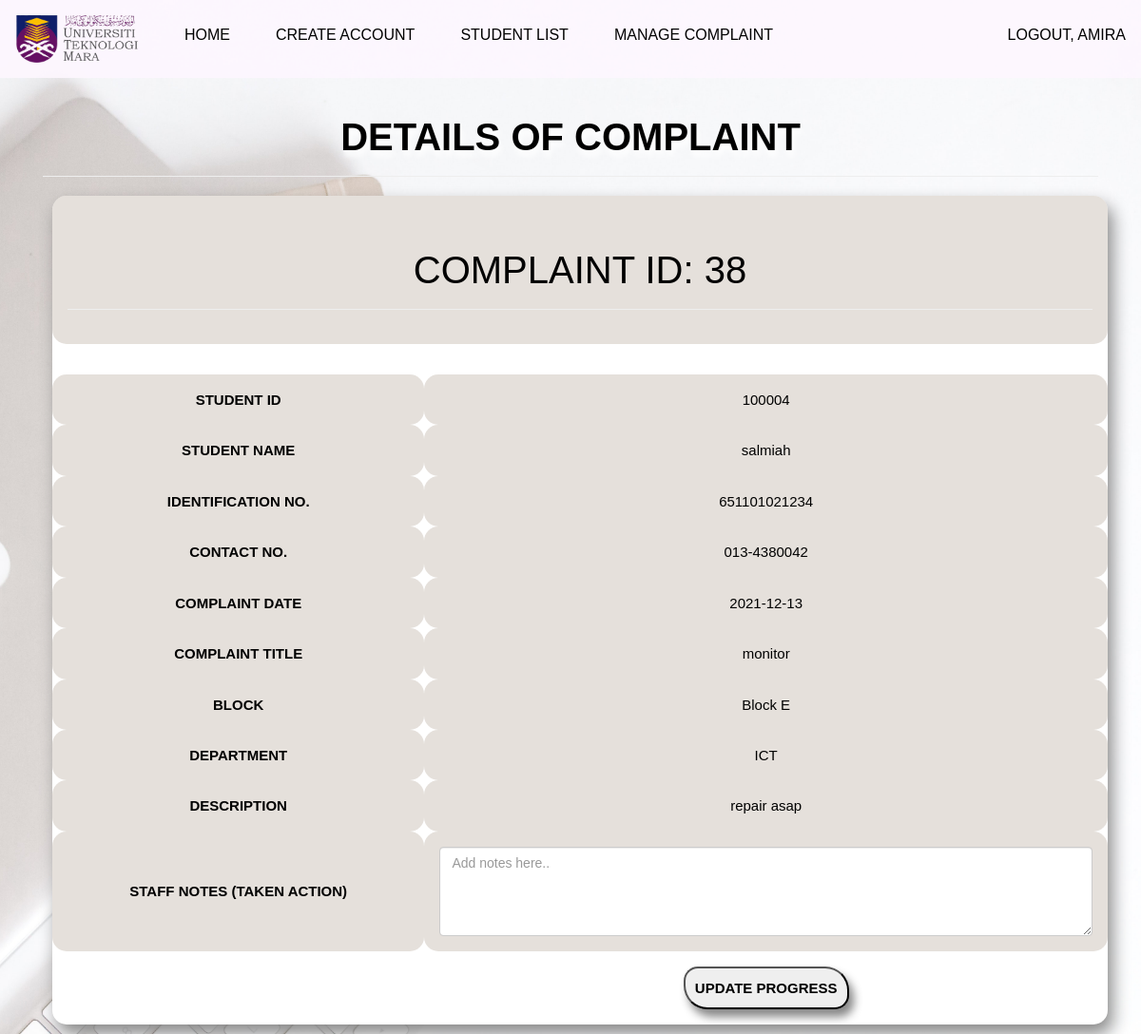
/users/viewcomplaint.php?id=38 (signed in), run on the app's committed database.
### tables this page shows
CREATE TABLE `staff` (
  `sid` int(100) NOT NULL,
  `sname` text NOT NULL,
  `semail` varchar(100) NOT NULL,
  `susername` varchar(100) NOT NULL,
  `spassword` varchar(100) NOT NULL
);

CREATE TABLE `complaint` (
  `cid` int(100) NOT NULL,
  `sid` int(100) DEFAULT NULL,
  `stid` int(100) NOT NULL,
  `cdate` date NOT NULL,
  `ctitle` varchar(100) NOT NULL,
  `cdescription` varchar(255) NOT NULL,
  `cdepartment` text NOT NULL,
  `cblock` varchar(100) NOT NULL,
  `cstatus` varchar(100) DEFAULT NULL
);

CREATE TABLE `student` (
  `stid` int(100) NOT NULL,
  `sid` int(100) DEFAULT NULL,
  `stname` text NOT NULL,
  `stphonenum` varchar(12) NOT NULL,
  `stprofilepic` varchar(100) DEFAULT NULL,
  `fid` int(100) NOT NULL,
  `crid` int(100) NOT NULL,
  `staddress` varchar(100) DEFAULT NULL,
  `stemail` varchar(100) NOT NULL,
  `stusername` varchar(100) DEFAULT NULL,
  `stpassword` varchar(100) NOT NULL
);

CREATE TABLE `complaintaction` (
  `aid` int(100) NOT NULL,
  `sid` int(100) DEFAULT NULL,
  `cid` int(100) NOT NULL,
  `adescription` varchar(255) DEFAULT NULL,
  `atimestamp` varchar(100) DEFAULT current_timestamp()
);

### users/viewcomplaint.php (the view, shortened to what this page needs)
<?php
    include('../includes/config.php');
    $cid= $_GET['id'];
?>
<!DOCTYPE html>
<html lang="en">
<head>
  <link href="https://cdn.jsdelivr.net/npm/bootstrap@5.0.2/dist/css/bootstrap.min.css" rel="stylesheet"
>
  <link rel="stylesheet" href="https://maxcdn.bootstrapcdn.com/bootstrap/3.3.7/css/bootstrap.min.css">
  <link  type="text/css" rel="stylesheet" href="../assets/css/main.css">
</head>
<body data-spy="scroll" data-target=".navbar" data-offset="50" onload="myFunction()">
  <?php include ('../includes/staffnavbar.php');?>
        <div class="container">
            <div class="page-header">
                <h1 class="leaderboard">DETAILS OF COMPLAINT</h1>
            </div>
          <form action="" method="post">
            <table>
              <?php
              $sql="SELECT *
                    FROM `complaint`
                    JOIN `student`
                    WHERE student.stid = complaint.stid AND cid = $cid";
              $result=mysqli_query($connection,$sql) or die( mysqli_error($connection));
              while($std = mysqli_fetch_array($result))
              {
              ?>
              <tr class="trhead">
                <th colspan="2">
                  <div class="page-header">
                    <h1>COMPLAINT ID: <?php echo $std['cid']; ?></h1>
                  </div>
                </th>
              </tr>
              <tr>
                <th colspan="2"></th>
              </tr>
              <tr class="trhead">
                  <th> STUDENT ID </th>
                  <td><?php echo $std['stid']; ?></td>
              <tr class="trhead">
                  <th> STUDENT NAME </th>
                  <td><?php echo $std['stname']; ?></td>
              </tr class="trhead">
              <tr class="trhead">
                  <th> IDENTIFICATION NO. </th>
                  <td><?php echo $std['stpassword']; ?></td>
              </tr>
              <tr class="trhead">
                  <th> CONTACT NO. </th>
                  <td><?php echo $std['stphonenum']; ?></td>
              </tr>
              <tr class="trhead">
                 <th> COMPLAINT DATE </th>
                 <td><?php echo $std['cdate']; ?></td>
              </tr>
              <tr class="trhead">
                 <th> COMPLAINT TITLE </th>
                 <td><?php echo $std['ctitle']; ?></td>
              </tr>
              <tr class="trhead">
                 <th> BLOCK </th>
                 <td><?php echo $std['cblock']; ?></td>
              </tr>
              <tr class="trhead">
                  <th> DEPARTMENT </th>
                  <td><?php echo $std['cdepartment'];?></td>
              </tr>
              <tr class="trhead">
                 <th> DESCRIPTION</th>
                 <td><?php echo $std['cdescription'];?></td>
              </tr>
              <?php } ?>
              <tr class="trhead">
                 <th>STAFF NOTES (TAKEN ACTION)</th>
                 <?php
                 $sql="SELECT *
                       FROM `complaintaction`
                       JOIN `complaint`
                       ON complaint.cid = complaintaction.cid WHERE complaint.cid = $cid";
                 $result=mysqli_query($connection,$sql) or die( mysqli_error($connection));
                 while($std = mysqli_fetch_array($result))
                 {
                   if($std['adescription'] == NULL){
                 ?>
                   <td>
                     <textarea name="adescription" class="form-control" rows="4" cols="50" placeholder="Add notes here.."required></textarea>
                   </td>
                 <?php }?>
              </tr>
              <tr>
                   <td>
                   <th>
                 <?php if ($std['cstatus'] == NULL){ ?>
                   <button class="btn-login" type="submit" name="submit" onclick=onclick="confirmstatus()" >
                     UPDATE PROGRESS
                   </button>
                 <?php }} ?>
                  </th>
                 </td>
              </tr>
            </table>
        </form>
        </div>
</body>
</html>

### includes/staffnavbar.php (shortened to what this page needs)
<?php
   if(isset($_SESSION['sid'])==false) {
?>
<div class="topnav">
  <img src="../assets/css/logo.png" alt="uitm logo.png" class="logo" width="130" height="50">
  <a href="index.php" id="home">HOME</a>
  <!--
  <a href="#" id="admission">ADMISSION</a>
  <a href="programmes.php" id="coperate">PROGRAMMES</a>
  <a href="#" id="academic">ACADEMIC</a>
-->
<a style="float: right" href="stafflogin.php" id="login">
<svg xmlns="http://www.w3.org/2000/svg" width="20" height="26" fill="currentColor" style="float: right; margin-left: 10px" class="bi bi-person-circle" viewBox="0 0 16 16">
  <path d="M11 6a3 3 0 1 1-6 0 3 3 0 0 1 6 0z"/>
  <path fill-rule="evenodd" d="M0 8a8 8 0 1 1 16 0A8 8 0 0 1 0 8zm8-7a7 7 0 0 0-5.468 11.37C3.242 11.226 4.805 10 8 10s4.757 1.225 5.468 2.37A7 7 0 0 0 8 1z"/>
</svg>
LOGIN</a>
</div>
 <?php } else{ ?>
   <div class="topnav">
     <img src="../assets/css/logo.png" alt="uitm logo.png" style="float: left; margin:16px;" width="130" height="50">
     <a href="staffindex.php" id="home">HOME</a>
     <a href="createacc.php" id="admission">CREATE ACCOUNT</a>
     <a href="showstudent.php" id="admission">STUDENT LIST</a>
     <a href="showcomplaint.php" id="academic">MANAGE COMPLAINT</a>
     <?php
     $sql="SELECT * FROM `staff`";
     $result=mysqli_query($connection,$sql) or die( mysqli_error($connection));
     $std=mysqli_fetch_assoc($result)
      ?>
     <a href="logout.php" id="logout" style="float: right; margin-left:26px;">LOGOUT, <?php echo mb_strtoupper($std['susername']);?></a>
   </div>
    <?php } ?>

### assets/css/main.css (style rules this page uses)
html body { font-family: Arial, sans-serif; color: black; }
body { background-image: url("18.jpg"); height: 100%; background-position: center; background-repeat: no-repeat; background-attachment:fixed; background-size: cover; overflow-x: hidden; }
.form-control { display: block; width: 100%; height: 34px; padding: 6px 12px; font-size: 14px; line-height: 1.42857143; background-image: none; border: 1px solid #ccc; border-radius: 4px; -webkit-box-shadow: inset 0 1px 1px rgba(0,0,0,.075); box-shadow: inset 0 1px 1px rgba(0,0,0,.075); -webkit-transition: border-color ease-in-out .15s,-webkit-box-shadow ease-in-out .15s; -o-transition: border-color ease-in-out .15s,box-shadow ease-in-out .15s; transition: border-color ease-in-out .15s,box-shadow ease-in-out .15s; }
table,tr,td,th { text-align: center; margin:10px; padding:16px; font-size: 15px; border-radius: 15px; }
.trhead { background-color: rgba(203,193,184, 0.5); }
table { box-shadow: 5px 10px 18px #888888; background-color: white; width: 100%; height: auto; animation: shake 0.5s; animation-iteration-count: 1; animation-delay: 0s; }
.page-header h1 { text-align: center; font-size: 40px; font-family: Verdana, sans-serif; margin-top: 20px; }
.leaderboard { text-align: center; font-size: 40px; font-family: Verdana, sans-serif; font-weight: bold; text-shadow: 2px 6px 6px #ffffff; margin-left: auto; margin-right: auto; margin-top: 20px; }
.btn-login { border-radius: 15px 25px; box-shadow: 5px 8px 10px #888888; color: black; padding:10px; }
.topnav { overflow: hidden; background-color: rgba(253, 247, 254, 0.9); top: 0; width: 100%; }
.topnav a { float: left; display: block; color: black; text-align: center; margin-left: 16px; padding-top: 26px; padding-left: 16px; padding-right: 16px; text-decoration: none; font-size: 16px; font-family: Verdana, sans-serif; border-bottom: 3px solid transparent; }

### data on the page
staff: susername "AMIRA"
complaint: cid "38", stid.stid "100004", stid.stname "salmiah", stid.stpassword "651101021234", stid.stphonenum "013-4380042", cdate "2021-12-13", ctitle "monitor", cblock "Block E", cdepartment "ICT", cdescription "repair asap"
